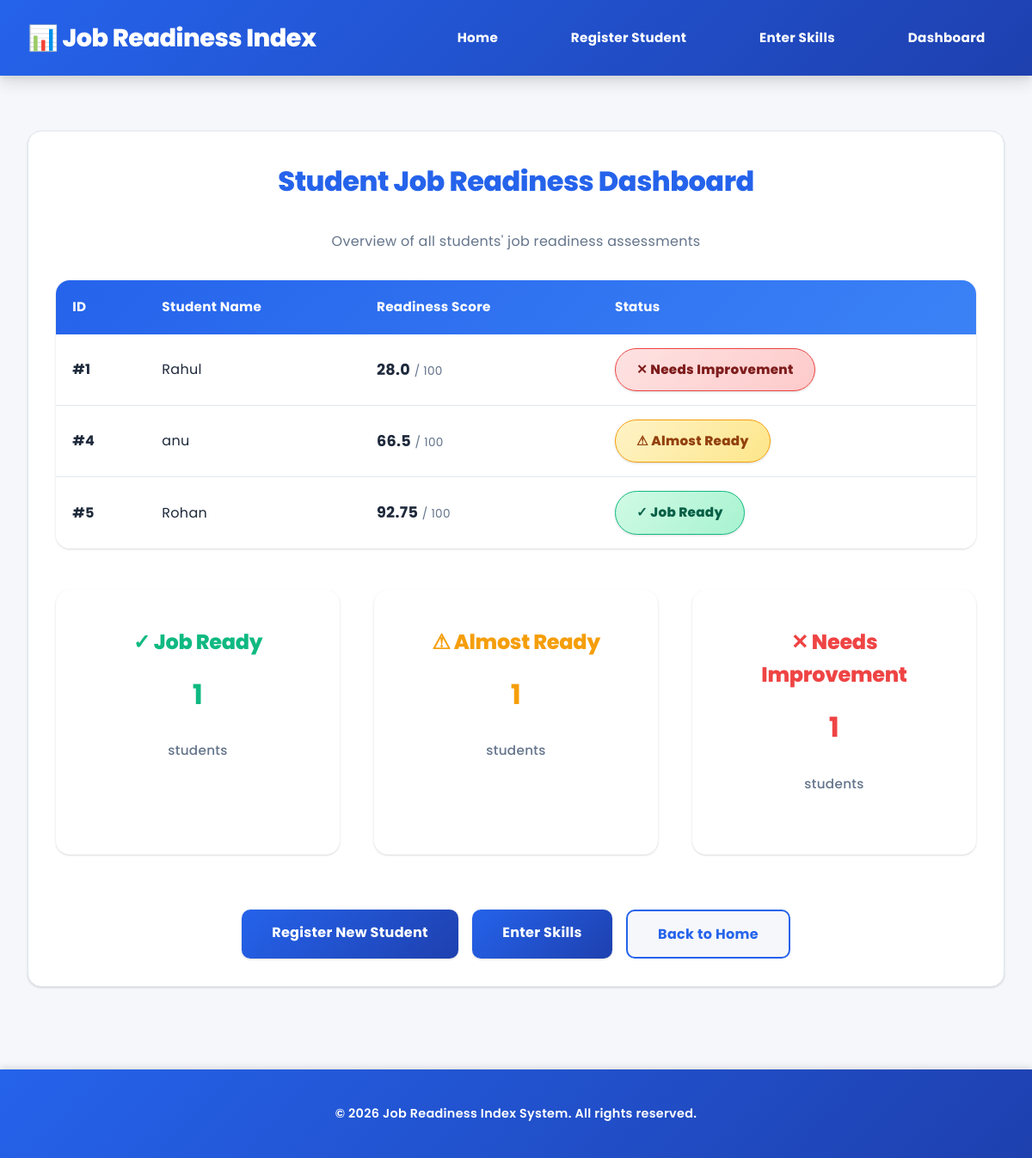
The app's page /dashboard, older data.
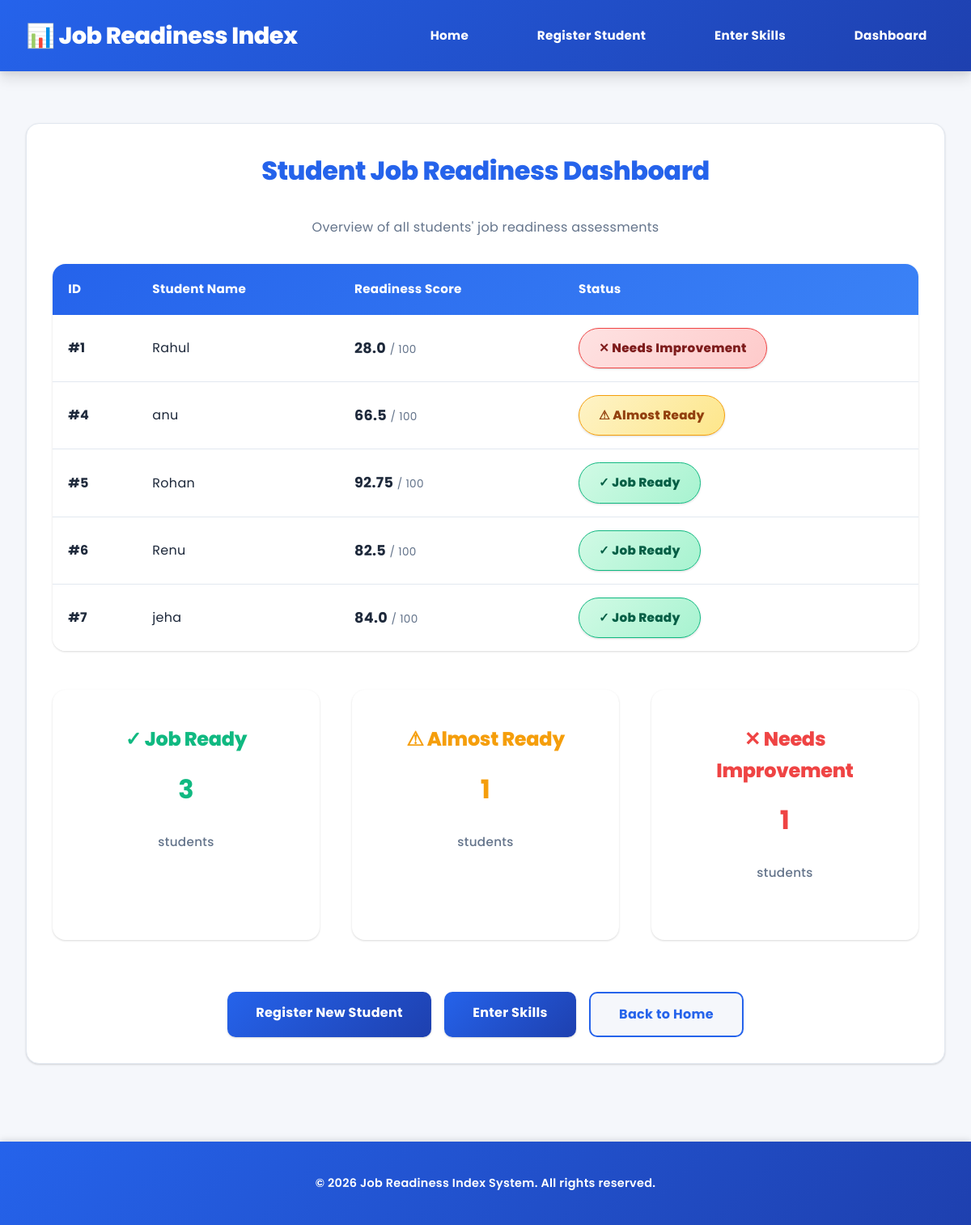
The same page, newer data.
### tables this page shows
CREATE TABLE students(
        id INTEGER PRIMARY KEY AUTOINCREMENT,
        name TEXT,
        department TEXT,
        cgpa REAL
    );

### app.py (the view)
@app.route("/dashboard")
def dashboard():
    cursor.execute("""
    SELECT students.id, students.name, aptitude, coding, communication, projects
    FROM students
    JOIN skills ON students.id = skills.student_id
    GROUP BY students.id
    """)
    data = cursor.fetchall()
    results = []
    for row in data:
        student_id = row[0]
        name = row[1]
        aptitude = row[2]
        coding = row[3]
        communication = row[4]
        projects = row[5]
        score = (aptitude*0.25) + (coding*0.35) + (communication*0.20) + (projects*0.20)
        if score >= 80:
            status = "Job Ready"
        elif score >= 60:
            status = "Almost Ready"
        else:
            status = "Needs Improvement"
        results.append((student_id, name, round(score,2), status))
    return render_template("dashboard.html", results=results)

### templates/dashboard.html (shortened to what this page needs)
<!DOCTYPE html>
<html lang="en">
<head>
    <link rel="stylesheet" href="https://cdnjs.cloudflare.com/ajax/libs/font-awesome/6.4.0/css/all.min.css">
    <link rel="stylesheet" href="{{ url_for('static', filename='style.css') }}">
</head>
<body>
    <nav class="navbar">
        <div class="nav-container">
            <a href="/" class="nav-brand">📊 Job Readiness Index</a>
            <ul class="nav-links">
                <li><a href="/">Home</a></li>
                <li><a href="/register">Register Student</a></li>
                <li><a href="/skills">Enter Skills</a></li>
                <li><a href="/dashboard">Dashboard</a></li>
            </ul>
        </div>
    </nav>
    <main class="main-content">
        <div class="card">
            <h1 class="section-title text-center">Student Job Readiness Dashboard</h1>
            <p class="text-center" style="color: var(--text-light); margin-bottom: 2rem;">Overview of all students' job readiness assessments</p>
            {% if results %}
                <div class="table-container">
                    <table>
                        <thead>
                            <tr>
                                <th>ID</th>
                                <th>Student Name</th>
                                <th>Readiness Score</th>
                                <th>Status</th>
                            </tr>
                        </thead>
                        <tbody>
                            {% for student in results %}
                            <tr>
                                <td><strong>#{{student[0]}}</strong></td>
                                <td>{{student[1]}}</td>
                                <td>
                                    <strong style="font-size: 1.1rem;">{{student[2]}}</strong>
                                    <span style="color: var(--text-light); font-size: 0.85rem;"> / 100</span>
                                </td>
                                <td>
                                    {% if student[3] == "Job Ready" %}
                                        <span class="badge badge-success">✓ {{student[3]}}</span>
                                    {% elif student[3] == "Almost Ready" %}
                                        <span class="badge badge-warning">⚠ {{student[3]}}</span>
                                    {% else %}
                                        <span class="badge badge-danger">✕ {{student[3]}}</span>
                                    {% endif %}
                                </td>
                            </tr>
                            {% endfor %}
                        </tbody>
                    </table>
                </div>
                <div class="action-grid mt-3">
                    {% set ready_list = [] %}
                    {% set almost_list = [] %}
                    {% set needs_list = [] %}
                    <div class="action-card">
                        <h3 style="color: var(--accent-color);">✓ Job Ready</h3>
                        <p style="font-size: 2rem; font-weight: 700; color: var(--accent-color);">{{ready_list | length}}</p>
                        <p style="color: var(--text-light);">students</p>
                    </div>
                    <div class="action-card">
                        <h3 style="color: var(--warning-color);">⚠ Almost Ready</h3>
                        <p style="font-size: 2rem; font-weight: 700; color: var(--warning-color);">{{almost_list | length}}</p>
                        <p style="color: var(--text-light);">students</p>
                    </div>
                    <div class="action-card">
                        <h3 style="color: var(--danger-color);">✕ Needs Improvement</h3>
                        <p style="font-size: 2rem; font-weight: 700; color: var(--danger-color);">{{needs_list | length}}</p>
                        <p style="color: var(--text-light);">students</p>
                    </div>
                </div>
            {% else %}
                <div style="text-align: center; padding: 3rem 0; color: var(--text-light);">
                    <p style="font-size: 1.1rem; margin-bottom: 1.5rem;">📊 No student data available yet</p>
                    <p>Register students and enter their skills to see the dashboard.</p>
                </div>
            {% endif %}
            <div style="text-align: center; gap: 1rem; display: flex; flex-wrap: wrap; justify-content: center; margin-top: 2rem;">
                <a href="/register" class="btn btn-primary">Register New Student</a>
                <a href="/skills" class="btn btn-primary">Enter Skills</a>
                <a href="/" class="btn btn-secondary">Back to Home</a>
            </div>
        </div>
    </main>
    <footer class="footer">
        <p>&copy; 2026 Job Readiness Index System. All rights reserved.</p>
    </footer>
</body>
</html>

Row changes from the older to the newer data that the page shows:
added students: id "6", name "Renu", student "82.5", student "Job Ready"
added students: id "7", name "jeha", student "84.0", student "Job Ready"
Text that changed along with them:
{{ ready_list | length }}: "1" → "3"
